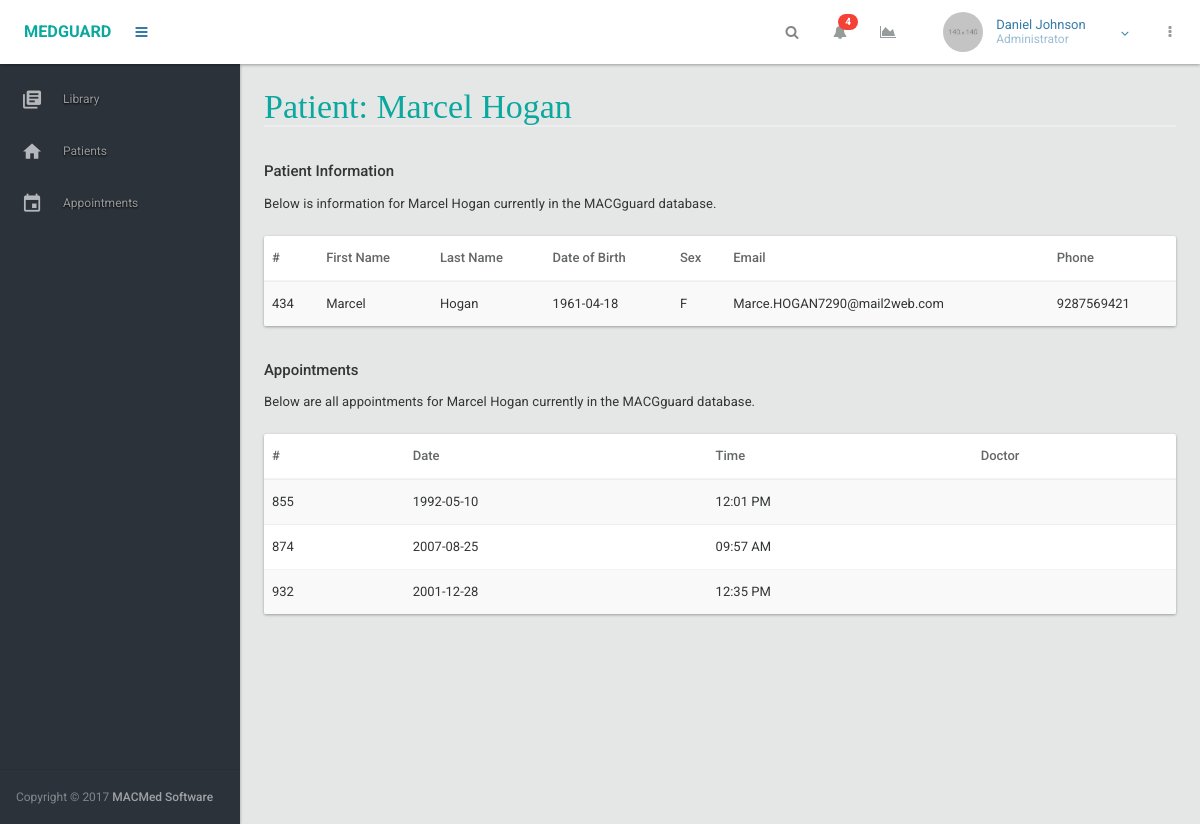
Screenshot of /patients/434 (signed in) with the database file from the repository.
### models.py (models this page shows, shortened)
class Users(db.Model):
	__tablename__ = 'users'
	user_id = db.Column(db.Integer, primary_key=True)
	last_name = db.Column(db.String(20), nullable=False)
	first_name = db.Column(db.String(20), nullable=False)
	sex = db.Column(db.String(1), nullable=False)
	dob = db.Column(db.Date, nullable=False)
	username = db.Column(db.String, unique=True, nullable=False)
	password = db.Column(db.String, nullable=False) # TODO Need this to be salted, etc
	email = db.Column(db.String, unique=True, nullable=False)
	phone_num = db.Column(db.String(10))
	user_level = db.relationship('User_level', backref='role')
	appts = db.relationship('PatientAppt', foreign_keys='PatientAppt.patient_id', backref='appts')
	doc = db.relationship('PatientAppt', foreign_keys='PatientAppt.doctor_id', backref='doc')

class PatientAppt(db.Model):
	__tablename__ = 'patient_appt'
	appt_id = db.Column(db.Integer, primary_key=True)
	time = db.Column(db.Time, nullable=False)
	date = db.Column(db.Date, nullable=False)
	patient_id = db.Column(db.Integer, db.ForeignKey('users.user_id'), nullable=False)
	doctor_id = db.Column(db.Integer, db.ForeignKey('users.user_id'), nullable=False)

### views.py (the view)
@app.route('/patients/<user_id>')
@login_required
def view_single_patient(user_id):
	data = Users.query.filter(Users.user_id == user_id).first()
	return render_template('patients-single.html', main_nav = render_nav('main'), data=data, page_title='Patient: ' + data.first_name + ' ' + data.last_name)

### controller.py (called while the page is built)
def get_user_role(user_id):
	user = Users.query.filter_by(user_id=user_id).first()
	if user is not None:
		return 1
	else:
		return False

### nav.py (called while the page is built)
def render_nav(location):
	if location == "main":
		return render_nav_main()

def render_nav_main():
	links = []
	user_id = session['user_id']
	role = get_user_role(user_id)
	for page in PAGE_ACCESS[role]:
		links.append(mg_get_link(page))
	return links

def mg_get_link(link):
	ret_vals = {}
	if link is 'patients':
		ret_vals['url'] = url_for('view_patients')
		ret_vals['name'] = 'Patients'
		ret_vals['icon'] = 'home'
	elif link == 'library':
		ret_vals['url'] = url_for('view_library')
		ret_vals['name'] = 'Library'
		ret_vals['icon'] = 'my-library-books'
	elif link == 'appointments':
		ret_vals['url'] = url_for('view_appointments')
		ret_vals['name'] = 'Appointments'
		ret_vals['icon'] = 'event'
	elif link == 'patient_data':
		ret_vals['url'] = url_for('view_appointments')
		ret_vals['name'] = 'Appointments'
		ret_vals['icon'] = 'event'
	return ret_vals

### views.py (called while the page is built)
def login_required(test):
	@wraps(test)
	def wrap(*args, **kwargs):
		if 'logged_in' in session:
			return test(*args, **kwargs)
		else:
			flash('You need to login first')
			return redirect(url_for('login'))
	return wrap

def timeformat(value, format='%H:%M'):
    return value.strftime("%I:%M %p")

### templates/patients-single.html
{% extends "dashboard.html" %}
{% block content %}
<div class="row">
	<div class="col-lg-12">
		<h4>Patient Information</h4>
	</div>
	<div class="col-md-8">
		<article class="margin-bottom-xxl">
			<p>
				Below is information for {{ data.first_name }} {{ data.last_name }} currently in the MACGguard database.
			</p>
		</article>
	</div>
	<div class="col-lg-12">
		<div class="card">
			<div class="card-body no-padding">
				<div class="table-responsive no-margin">
					<table class="table table-striped no-margin">
						<thead>
							<tr>
								<th>#</th>
								<th>First Name</th>
								<th>Last Name</th>
								<th>Date of Birth</th>
								<th>Sex</th>
								<th>Email</th>
								<th>Phone</th>
							</tr>
						</thead>
						<tbody>
								<tr>
									<td>{{ data.user_id }}</td>
									<td>{{ data.first_name }}</td>
									<td>{{ data.last_name }}</td>
									<td>{{ data.dob }}</td>
									<td>{{ data.sex }}</td>
									<td>{{ data.email }}</td>
									<td>{{ data.phone_num }}</td>
								</tr>
						</tbody>
					</table>
				</div>
			</div>
		</div>
	</div>
</div>
<div class="row">
	<div class="col-lg-12">
		<h4>Appointments</h4>
	</div>
	<div class="col-md-8">
		<article class="margin-bottom-xxl">
			<p>
				Below are all appointments for {{ data.first_name }} {{ data.last_name }} currently in the MACGguard database.
			</p>
		</article>
	</div>
	<div class="col-lg-12">
		<div class="card">
			<div class="card-body no-padding">
				<div class="table-responsive no-margin">
					<table class="table table-striped no-margin">
						<thead>
							<tr>
								<th>#</th>
								<th>Date</th>
								<th>Time</th>
								<th>Doctor</th>
							</tr>
						</thead>
						<tbody>
							{% for appt in data.appts %}
								<tr>
									<td>{{ appt.appt_id }}</td>
									<td>{{ appt.date }}</td>
									<td>{{ appt.time|timeformat }}</td>
									<td><a href="{{ url_for('view_single_patient', user_id=appt.doc.user_id ) }}">{{ appt.doc.first_name }} {{ appt.doc.last_name }}</a></td>
								</tr>
							{% endfor %}
						</tbody>
					</table>
				</div>
			</div>
		</div>
	</div>
</div>
{% endblock %}

### rows the page displays
Users: first_name "Marcel", last_name "Hogan", user_id "434", dob "1961-04-18", sex "F", email "Marce.HOGAN7290@mail2web.com", phone_num "9287569421"
PatientAppt: appt_id "855", date "1992-05-10", time "12:01 PM"
PatientAppt: appt_id "874", date "2007-08-25", time "09:57 AM"
PatientAppt: appt_id "932", date "2001-12-28", time "12:35 PM"

### other values shown
{{ page_title }} "Patient: Marcel Hogan"
{{ link['name'] }} "Library" "Patients" "Appointments"
